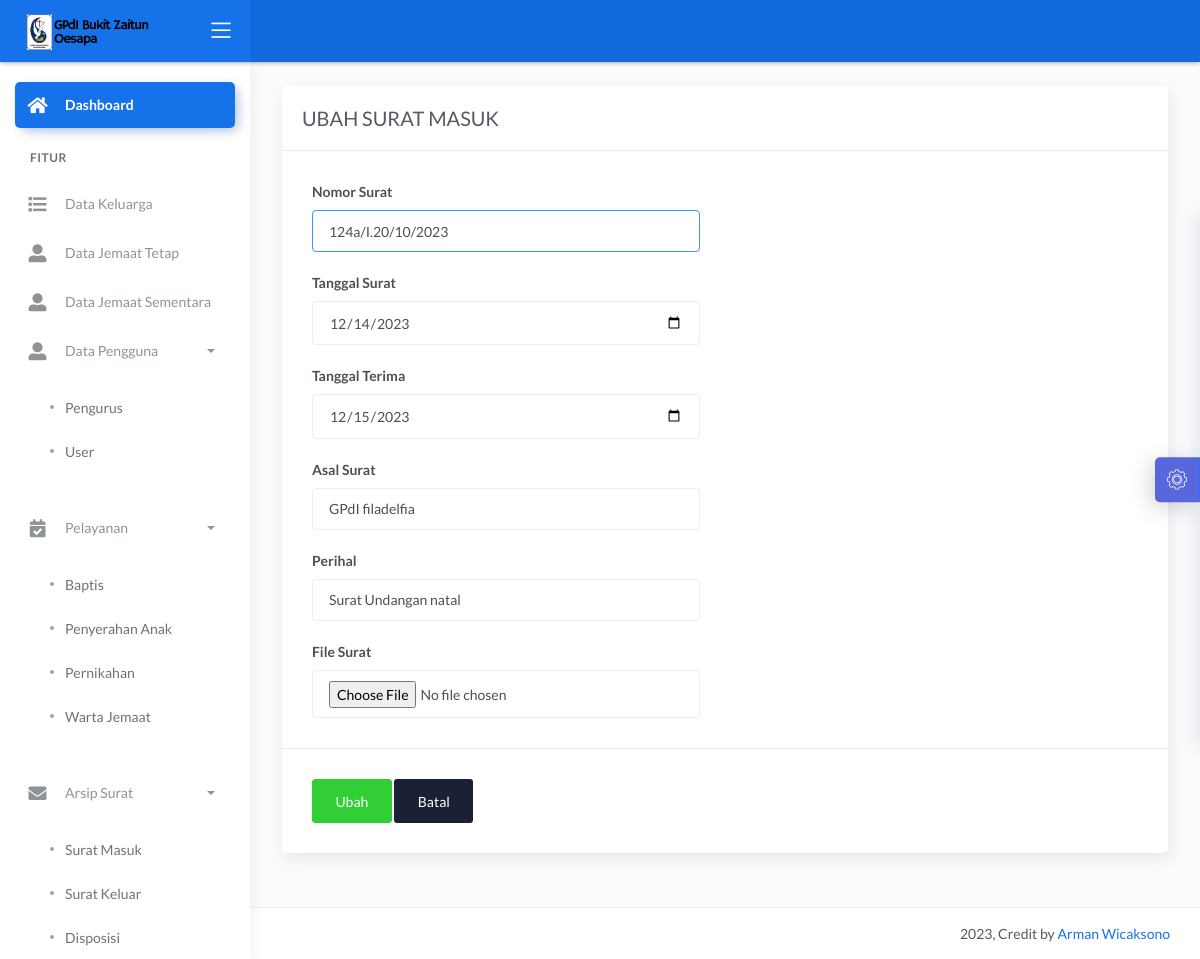
Page /dashboard/main2.php?halaman=ubah_surat_masuk&id_surat_masuk=9 (signed in) on the committed database.
### tables this page shows
CREATE TABLE `suratmasuk` (
  `id_surat_masuk` int(5) NOT NULL,
  `no_surat_masuk` varchar(30) NOT NULL,
  `tgl_surat` date NOT NULL,
  `tgl_terima` date NOT NULL,
  `asal_surat` varchar(35) NOT NULL,
  `perihal` varchar(35) NOT NULL,
  `file_surat_masuk` varchar(50) NOT NULL
);

### dashboard/ubah_surat_masuk.php (the view, shortened to what this page needs)
<?php
if (isset($_GET['id_surat_masuk'])) {
	$id_surat_masuk = $_GET['id_surat_masuk'];
	$tampil_nik = "SELECT * FROM suratmasuk  WHERE id_surat_masuk=$id_surat_masuk";
	$query = mysqli_query($konek, $tampil_nik);
	$data = mysqli_fetch_array($query, MYSQLI_BOTH);
    $noSurat = $data['no_surat_masuk'];
    $tgl1 = $data['tgl_surat'];
    $tgl2 = $data['tgl_terima'];
    $asal = $data['asal_surat'];
    $perihal = $data['perihal'];
    $file = $data['file_surat_masuk'];
}
?>
<link href="css/sweetalert.css" rel="stylesheet" type="text/css">
<div class="page-inner">
	<div class="row">
		<div class="col-md-12">
			<form method="POST" enctype="multipart/form-data">
				<div class="card">
					<div class="card-header">
						<div class="card-title">UBAH SURAT MASUK</div>
					</div>
					<div class="card-body">
						<div class="row">
							<div class="col-md-6 col-lg-6">
                            <div class="form-group">
									<label>Nomor Surat</label>
									<input type="text" name="no_surat_masuk" class="form-control" value="<?= $noSurat ?>" autofocus>
								</div>
								<div class="form-group">
									<label>Tanggal Surat</label>
									<input type="date" name="tgl_surat" class="form-control" value="<?= $tgl1 ?>">
								</div>
								<div class="form-group">
									<label>Tanggal Terima</label>
									<input type="date" name="tgl_terima" class="form-control" value="<?= $tgl2 ?>">
								</div>
                                <div class="form-group">
									<label>Asal Surat</label>
                                    <input type="text" name="asal_surat" class="form-control" value="<?= $asal ?>">
								</div>
                                <div class="form-group">
									<label>Perihal</label>
                                    <input type="text" name="perihal" class="form-control" value="<?= $perihal ?>">
								</div>
                                <div class="form-group">
									<label>File Surat</label>
                                    <input type="file" name="file_surat" class="form-control" value="<?= $file ?>">
								</div>
							</div>
						</div>
					</div>
					<div class="card-action">
						<button name="ubah" class="btn btn-success">Ubah</button>
						<a href="?halaman=tampil_surat_masuk" class="btn btn-default">Batal</a>
					</div>
				</div>
		</div>
	</div>
</div>

### rows in the picture
suratmasuk: no_surat_masuk "124a/I.20/10/2023", tgl_surat "12/14/2023", tgl_terima "12/15/2023", asal_surat "GPdI filadelfia", perihal "Surat Undangan natal"
